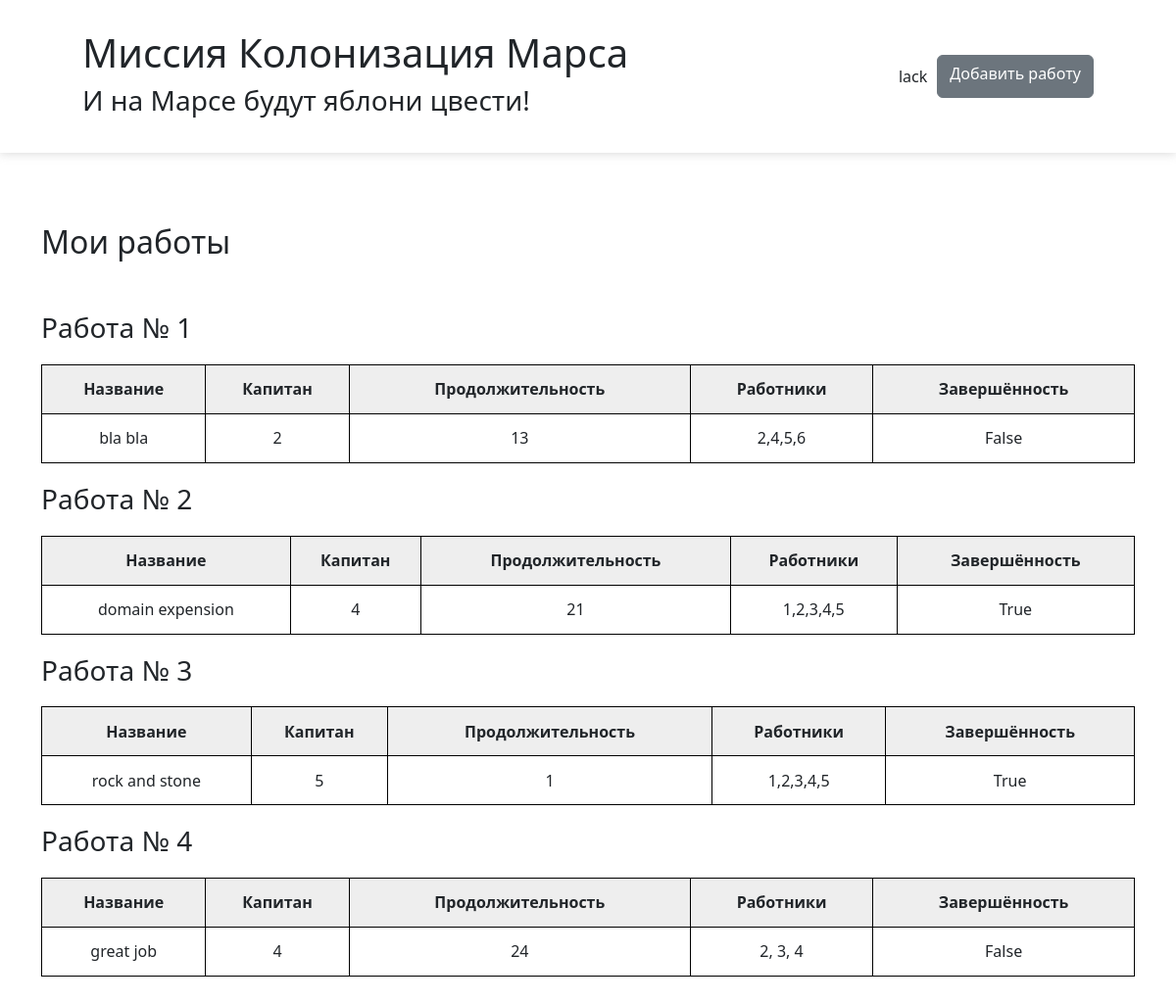
Page /index/геологическая разведка (signed in) on the committed database.
### data/__all_models.py (models this page shows, shortened)
class User(SqlAlchemyBase, UserMixin):
    __tablename__ = 'users'
    id = sqlalchemy.Column(sqlalchemy.Integer, primary_key=True, autoincrement=True)
    surname = sqlalchemy.Column(sqlalchemy.String, nullable=True)
    name = sqlalchemy.Column(sqlalchemy.String, nullable=True)
    age = sqlalchemy.Column(sqlalchemy.Integer, nullable=True)
    position = sqlalchemy.Column(sqlalchemy.String, nullable=True)
    speciality = sqlalchemy.Column(sqlalchemy.String, nullable=True)
    address = sqlalchemy.Column(sqlalchemy.String, nullable=True)
    email = sqlalchemy.Column(sqlalchemy.String, unique=True, nullable=True)
    hashed_password = sqlalchemy.Column(sqlalchemy.String, nullable=True)
    modified_date = sqlalchemy.Column(sqlalchemy.DateTime, default=datetime.datetime.now)

class Jobs(SqlAlchemyBase, UserMixin):
    __tablename__ = 'jobs'
    id = sqlalchemy.Column(sqlalchemy.Integer, primary_key=True, autoincrement=True)
    team_leader = sqlalchemy.Column(sqlalchemy.Integer, sqlalchemy.ForeignKey("users.id"))
    job = sqlalchemy.Column(sqlalchemy.String, nullable=True)
    work_size = sqlalchemy.Column(sqlalchemy.Integer, nullable=True)
    collaborators = sqlalchemy.Column(sqlalchemy.String, nullable=True)
    start_date = sqlalchemy.Column(sqlalchemy.DateTime, nullable=True, default=datetime.datetime.now)
    end_date = sqlalchemy.Column(sqlalchemy.DateTime, nullable=True)
    is_finished = sqlalchemy.Column(sqlalchemy.Boolean, nullable=True)

### code.py (the view)
@app.route('/')
@app.route('/index/<title>')
def index(title='main'):
    if current_user.is_authenticated:
        db_sess = db_session.create_session()
        jobs = db_sess.query(Jobs).filter(Jobs.team_leader.like(current_user.id) | Jobs.collaborators.contains(current_user.id))
    else:
        jobs = None
    return render_template('base.html', title=title, jobs=jobs)

### code.py (called while the page is built)
@login_manager.user_loader
def load_user(user_id):
    db_sess = db_session.create_session()
    return db_sess.query(User).get(user_id)

### data/db_session.py (called while the page is built)
def create_session() -> Session:
    global __factory
    return __factory()

### templates/base.html (shortened to what this page needs)
<!DOCTYPE html>
<html lang="ru">
<head>
    <link href="https://cdn.jsdelivr.net/npm/bootstrap@5.3.3/dist/css/bootstrap.min.css" rel="stylesheet">
    <link rel="stylesheet" type="text/css" href="{{ url_for('static', filename='css/style.css') }}" />
</head>
<body>
    <header>
        <h1>Миссия Колонизация Марса</h1>
        <nav>
            {% if current_user.is_authenticated %}
                <a class="navbar-brand" href="/logout">{{ current_user.name }}</a>
                <a href="/add_job" class="btn btn-secondary">Добавить работу</a>
            {% else %}
                <p>
                    <a class="btn btn-primary " href="/register">Зарегистрироваться</a>
                    <a class="btn btn-success" href="/login">Войти</a>
                </p>
            {% endif %}
        </nav>
        <h3>И на Марсе будут яблони цвести!</h3>
    </header>
    <main role="main" class="container">
        {% if current_user.is_authenticated %}
            <h2>Мои работы</h2>
            <br>
            {% for job in jobs %}
                <h3 class="job-num">Работа № {{ loop.index }}</h3>
                <table>
                    <tr>
                        <th>Название</th>
                        <th>Капитан</th>
                        <th>Продолжительность</th>
                        <th>Работники</th>
                        <th>Завершённость</th>
                    </tr>
                    <tr>
                        <td>{{ job.job }}</td>
                        <td>{{ job.team_leader }}</td>
                        <td>{{ job.work_size }}</td>
                        <td>{{ job.collaborators }}</td>
                        <td>{{ job.is_finished }}</td>
                    </tr>
                </table>
            {% endfor %}
        {% else %}
            {% block content %}{% endblock %}
        {% endif %}
    </main>
</body>
</html>

### static/css/style.css (style rules this page uses)
table { width: 100%; margin: 20px 20px 0 0; }
th { background: #eeeeee; }
tr { height: 50px; text-align: center; }
th, td { border-style: solid; border-width: 1px; border-color: black; }
header { width: auto; background: white; position: fixed; top: 0px; left: 0px; right: 0px; padding-right: 7%; padding-left: 7%; padding-top: 30px; height: 156px; box-shadow: 0 0 10px #9a9a9a6e; }
nav { display: flex; position: absolute; top: 56px; right: 7%; }
main { margin-top: 228px; margin-bottom: 100px; }
.navbar-brand { margin: 10px; }
.job-num { margin-top: 20px; }

### rows in the picture
User: name "lack"
Jobs: job "bla bla", team_leader "2", work_size "13", collaborators "2,4,5,6", is_finished "False"
Jobs: job "domain expension", team_leader "4", work_size "21", collaborators "1,2,3,4,5", is_finished "True"
Jobs: job "rock and stone", team_leader "5", work_size "1", collaborators "1,2,3,4,5", is_finished "True"
Jobs: job "great job", team_leader "4", work_size "24", collaborators "2, 3, 4", is_finished "False"
